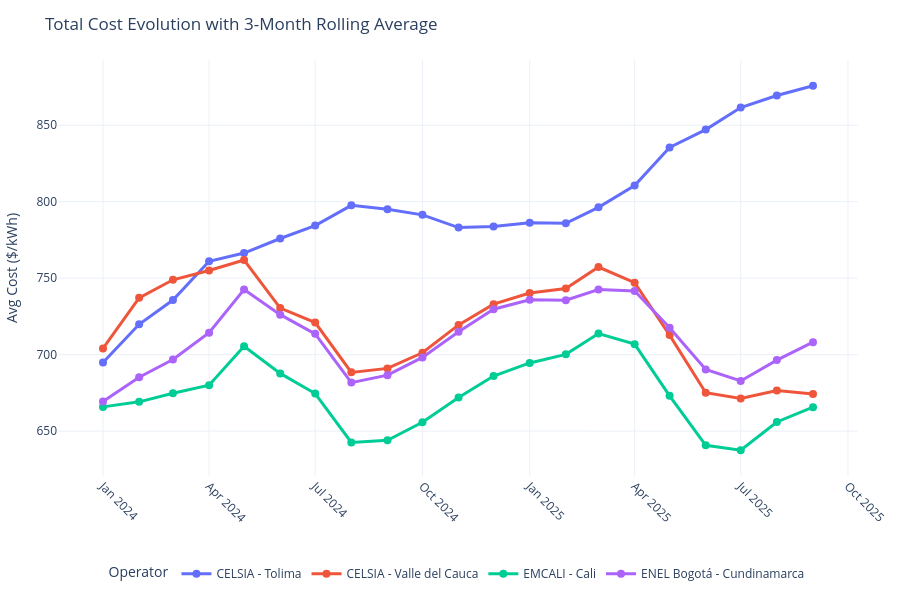

Notebook source saved alongside this figure:
### Markdown cell above
**Rolling Average Analysis**

Let's add a 3-month rolling average to smooth out the volatility and better visualize the trend:

### Code cell
# Calculate 3-month rolling average (exactly the same as your original code)
data = df.groupby(['date', 'grid_operator'])['total_c_kWh'].mean().reset_index()
pivot_df = data.pivot(index='date', columns='grid_operator', values='total_c_kWh')
rolling_df = pivot_df.rolling(window=3, min_periods=1).mean()

# Reset index for plotting
rolling_df = rolling_df.reset_index().melt(
    id_vars='date', 
    var_name='grid_operator', 
    value_name='rolling_avg'
)

# JEKYLL_INCLUDE: plotly-q5-rolling-average.html
# plot
fig3 = px.line(
    rolling_df,
    x='date',
    y='rolling_avg',
    color='grid_operator',
    markers=True,
    title='Total Cost Evolution with 3-Month Rolling Average',
    labels={
        'rolling_avg': 'Avg Cost ($/kWh)',
        'date': '',
        'grid_operator': 'Operator'
    },
    hover_data={'rolling_avg': ':.2f'}
)

fig3.update_layout(
    xaxis_tickangle=45,
    template='plotly_white',
    height=600,
    hovermode='x unified',
    legend_title_text='Operator',
    legend=dict(
        orientation="h",      # Horizontal orientation
        yanchor="top",        # Anchor the top of the legend box
        y=-0.2,               # Position it below the x-axis (negative value)
        xanchor="center",     # Anchor the center of the legend box
        x=0.5                 # Center it horizontally relative to the plot
    ),
    margin=dict(l=40, r=40, t=60, b=60)
)

fig3.update_traces(line=dict(width=3), marker=dict(size=8))

# Export to the organized subfolder
fig3.write_html(
    "../_includes/posts/electricity-rates/plotly-q5-rolling-average.html",
    full_html=False,
    include_plotlyjs="cdn"
)

fig3.show()   # ← previews interactively in the notebook

### Figure 1 — Plotly figure (JSON) as saved in the notebook; plotly's stock layout.template omitted (floating-point values rounded to 4 significant figures)
{"data": [{"hovertemplate": "Operator=CELSIA - Tolima<br>=%{x}<br>Avg Cost ($/kWh)=%{y:.2f}<extra></extra>", "legendgroup": "CELSIA - Tolima", "line": {"color": "#636efa", "dash": "solid", "width": 3}, "marker": {"size": 8, "symbol": "circle"}, "mode": "lines+markers", "name": "CELSIA - Tolima", "orientation": "v", "showlegend": true, "type": "scatter", "x": ["2024-01-01T00:00:00.000000", "2024-02-01T00:00:00.000000", "2024-03-01T00:00:00.000000", "2024-04-01T00:00:00.000000", "2024-05-01T00:00:00.000000", "2024-06-01T00:00:00.000000", "2024-07-01T00:00:00.000000", "2024-08-01T00:00:00.000000", "2024-09-01T00:00:00.000000", "2024-10-01T00:00:00.000000", "2024-11-01T00:00:00.000000", "2024-12-01T00:00:00.000000", "2025-01-01T00:00:00.000000", "2025-02-01T00:00:00.000000", "2025-03-01T00:00:00.000000", "2025-04-01T00:00:00.000000", "2025-05-01T00:00:00.000000", "2025-06-01T00:00:00.000000", "2025-07-01T00:00:00.000000", "2025-08-01T00:00:00.000000", "2025-09-01T00:00:00.000000"], "xaxis": "x", "y": [694.9, 719.9, 735.7, 761.1, 766.4, 775.9, 784.4, 797.6, 795.1, 791.4, 783.1, 783.7, 786.3, 785.9, 796.3, 810.6, 835.5, 847.2, 861.6, 869.4, 875.8], "yaxis": "y"}, {"hovertemplate": "Operator=CELSIA - Valle del Cauca<br>=%{x}<br>Avg Cost ($/kWh)=%{y:.2f}<extra></extra>", "legendgroup": "CELSIA - Valle del Cauca", "line": {"color": "#EF553B", "dash": "solid", "width": 3}, "marker": {"size": 8, "symbol": "circle"}, "mode": "lines+markers", "name": "CELSIA - Valle del Cauca", "orientation": "v", "showlegend": true, "type": "scatter", "x": ["2024-01-01T00:00:00.000000", "2024-02-01T00:00:00.000000", "2024-03-01T00:00:00.000000", "2024-04-01T00:00:00.000000", "2024-05-01T00:00:00.000000", "2024-06-01T00:00:00.000000", "2024-07-01T00:00:00.000000", "2024-08-01T00:00:00.000000", "2024-09-01T00:00:00.000000", "2024-10-01T00:00:00.000000", "2024-11-01T00:00:00.000000", "2024-12-01T00:00:00.000000", "2025-01-01T00:00:00.000000", "2025-02-01T00:00:00.000000", "2025-03-01T00:00:00.000000", "2025-04-01T00:00:00.000000", "2025-05-01T00:00:00.000000", "2025-06-01T00:00:00.000000", "2025-07-01T00:00:00.000000", "2025-08-01T00:00:00.000000", "2025-09-01T00:00:00.000000"], "xaxis": "x", "y": [704.0, 737.1, 748.9, 755.0, 761.9, 730.5, 721.0, 688.4, 691.0, 701.2, 719.5, 733.0, 740.3, 743.2, 757.3, 747.1, 712.8, 675.1, 671.3, 676.6, 674.3], "yaxis": "y"}, {"hovertemplate": "Operator=EMCALI - Cali<br>=%{x}<br>Avg Cost ($/kWh)=%{y:.2f}<extra></extra>", "legendgroup": "EMCALI - Cali", "line": {"color": "#00cc96", "dash": "solid", "width": 3}, "marker": {"size": 8, "symbol": "circle"}, "mode": "lines+markers", "name": "EMCALI - Cali", "orientation": "v", "showlegend": true, "type": "scatter", "x": ["2024-01-01T00:00:00.000000", "2024-02-01T00:00:00.000000", "2024-03-01T00:00:00.000000", "2024-04-01T00:00:00.000000", "2024-05-01T00:00:00.000000", "2024-06-01T00:00:00.000000", "2024-07-01T00:00:00.000000", "2024-08-01T00:00:00.000000", "2024-09-01T00:00:00.000000", "2024-10-01T00:00:00.000000", "2024-11-01T00:00:00.000000", "2024-12-01T00:00:00.000000", "2025-01-01T00:00:00.000000", "2025-02-01T00:00:00.000000", "2025-03-01T00:00:00.000000", "2025-04-01T00:00:00.000000", "2025-05-01T00:00:00.000000", "2025-06-01T00:00:00.000000", "2025-07-01T00:00:00.000000", "2025-08-01T00:00:00.000000", "2025-09-01T00:00:00.000000"], "xaxis": "x", "y": [665.8, 669.1, 674.7, 680.0, 705.4, 687.7, 674.6, 642.6, 644.0, 655.8, 672.0, 686.0, 694.6, 700.2, 713.8, 706.9, 673.1, 640.7, 637.5, 656.0, 665.6], "yaxis": "y"}, {"hovertemplate": "Operator=ENEL Bogotá - Cundinamarca<br>=%{x}<br>Avg Cost ($/kWh)=%{y:.2f}<extra></extra>", "legendgroup": "ENEL Bogotá - Cundinamarca", "line": {"color": "#ab63fa", "dash": "solid", "width": 3}, "marker": {"size": 8, "symbol": "circle"}, "mode": "lines+markers", "name": "ENEL Bogotá - Cundinamarca", "orientation": "v", "showlegend": true, "type": "scatter", "x": ["2024-01-01T00:00:00.000000", "2024-02-01T00:00:00.000000", "2024-03-01T00:00:00.000000", "2024-04-01T00:00:00.000000", "2024-05-01T00:00:00.000000", "2024-06-01T00:00:00.000000", "2024-07-01T00:00:00.000000", "2024-08-01T00:00:00.000000", "2024-09-01T00:00:00.000000", "2024-10-01T00:00:00.000000", "2024-11-01T00:00:00.000000", "2024-12-01T00:00:00.000000", "2025-01-01T00:00:00.000000", "2025-02-01T00:00:00.000000", "2025-03-01T00:00:00.000000", "2025-04-01T00:00:00.000000", "2025-05-01T00:00:00.000000", "2025-06-01T00:00:00.000000", "2025-07-01T00:00:00.000000", "2025-08-01T00:00:00.000000", "2025-09-01T00:00:00.000000"], "xaxis": "x", "y": [669.3, 685.2, 696.8, 714.3, 742.5, 726.2, 713.6, 681.7, 686.6, 698.2, 715.0, 729.7, 735.9, 735.6, 742.6, 741.6, 717.6, 690.3, 682.8, 696.4, 708.1], "yaxis": "y"}], "layout": {"height": 600, "hovermode": "x unified", "legend": {"orientation": "h", "title": {"text": "Operator"}, "tracegroupgap": 0, "x": 0.5, "xanchor": "center", "y": -0.2, "yanchor": "top"}, "margin": {"b": 60, "l": 40, "r": 40, "t": 60}, "title": {"text": "Total Cost Evolution with 3-Month Rolling Average"}, "xaxis": {"anchor": "y", "domain": [0, 1], "tickangle": 45, "title": {"text": ""}}, "yaxis": {"anchor": "x", "domain": [0, 1], "title": {"text": "Avg Cost ($/kWh)"}}}}
